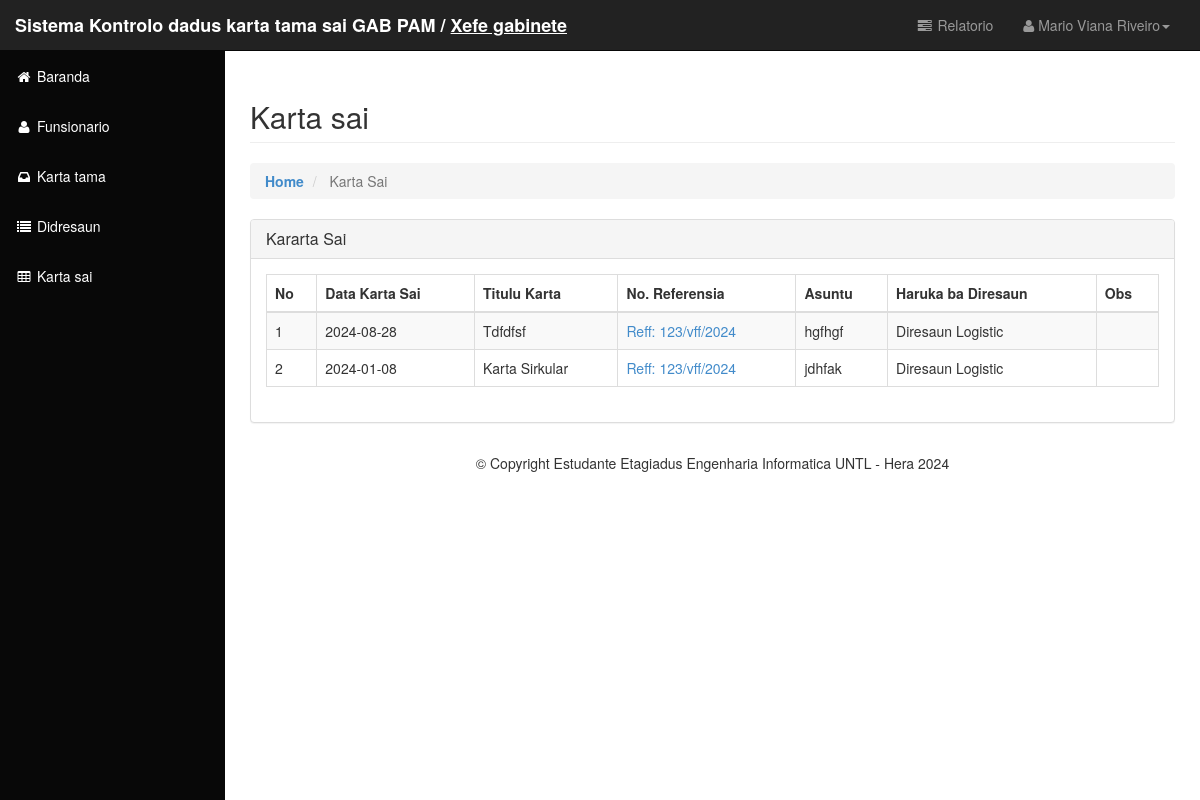
Page /media.php?module=karta_sai&act=read (signed in) on the committed database.
### tables this page shows
CREATE TABLE `t_karta_sai` (
  `id_karta_sai` int(11) NOT NULL,
  `data_karta_sai` date NOT NULL,
  `titlu_karta` varchar(200) NOT NULL,
  `no_reff_sai` varchar(20) NOT NULL,
  `asuntu` text NOT NULL,
  `id_diresaun` int(11) NOT NULL,
  `obs` varchar(100) DEFAULT NULL,
  `id_funsionairo` int(11) NOT NULL,
  `status_karta` varchar(50) DEFAULT NULL
);

CREATE TABLE `t_diresaun` (
  `id_diresaun` int(11) NOT NULL,
  `diresaun` text NOT NULL,
  `chefe_diresaun` varchar(100) NOT NULL
);

### class/crud.php (called while the page is built, shortened)
<?php
class Karta_sai
{
    private $conn;
    public function __construct($db)
    {
        $this->conn = $db;
    }
    public function Karta_sai()
    {
        $query = "SELECT * FROM t_karta_sai ks, t_diresaun d, t_periodo p, t_funsionario f WHERE ks.id_diresaun=d.id_diresaun AND ks.id_funsionairo=f.id_funsionario AND f.id_periodo=p.id_periodo AND p.status_periodo !=''";
        $stmt = $this->conn->prepare($query);
        $stmt->execute();
        return $stmt->fetchAll(PDO::FETCH_ASSOC);
    }
}

### module/mod_karta_sai/karta_sai.php (the view, shortened to what this page needs)
<?php
switch ($_GET['act']) {
    case 'read_tipo_karta':?>
<?php
    case 'read':
        ?>
<div class="container-fluid">
    <div class="row">
        <div class="col-lg-12">
            <h2 class="page-header">
                Karta sai<small></small>
            </h2>
            <ol class="breadcrumb">
                <li class="active" style="font-weight: bold;">
                    <a href="?module=home">Home</a>
                </li>
                <li class="active">
                    Karta Sai
                </li>
            </ol>
        </div>
    </div>
    <div class="row">
        <div class="col-lg-12">
            <div class="panel panel-default">
                <div class="panel-heading">
                    <h3 class="panel-title"> Kararta Sai</h3>
                </div>
                <div class="panel-body">
                    <div class="table-responsive">
                        <table class="table table-bordered table-hover table-striped" id="example">
                            <thead>
                                <tr>
                                    <th>No</th>
                                    <th>Data Karta Sai</th>
                                    <th>Titulu Karta</th>
                                    <th>No. Referensia</th>
                                    <th>Asuntu</th>
                                    <th>Haruka ba Diresaun</th>
                                    <th>Obs</th>
                                </tr>
                            </thead>
                            <tbody>
                                <?php
                                                       $no = 1;
        $data = $karta_sai->karta_sai();
        foreach ($data as $row) {?>
                                <tr>
                                    <td><?= $no; ?></td>
                                    <td><?= htmlspecialchars($row['data_karta_sai']); ?></td>
                                    <td><?= htmlspecialchars($row['titlu_karta']); ?></td>
                                    <td><a
                                            href="?module=karta_sai&act=detallu_karta_sai&id_karta_sai=<?=$row['id_karta_sai']; ?>">Reff:
                                            <?= htmlspecialchars($row['no_reff_sai']); ?></a>
                                    </td>
                                    <td><?= htmlspecialchars($row['asuntu']); ?></td>
                                    <td><?= htmlspecialchars($row['diresaun']); ?></td>
                                    <td><?= htmlspecialchars($row['obs']); ?></td>
                                </tr>
                                <?php $no++;
        } ?>
                            </tbody>
                        </table>
                    </div>
                </div>
            </div>
        </div>
    </div>
</div>
<?php break;
    case 'input': ?>
<?php } ?>

### assets/css/sb-admin.css (style rules this page uses)
body { margin-top: 100px; background-color: #222; }
@media (min-width:768px) { body { margin-top: 50px; } }

### rows in the picture
t_karta_sai: data_karta_sai "2024-08-28", titlu_karta "Tdfdfsf", no_reff_sai "123/vff/2024", asuntu "hgfhgf", id_diresaun.diresaun "Diresaun Logistic"
t_karta_sai: data_karta_sai "2024-01-08", titlu_karta "Karta Sirkular", no_reff_sai "123/vff/2024", asuntu "jdhfak", id_diresaun.diresaun "Diresaun Logistic"

### other values in the picture
$_SESSION['level_user'] "Xefe gabinete"
$_SESSION['naran_fun'] "Mario Viana Riveiro"
